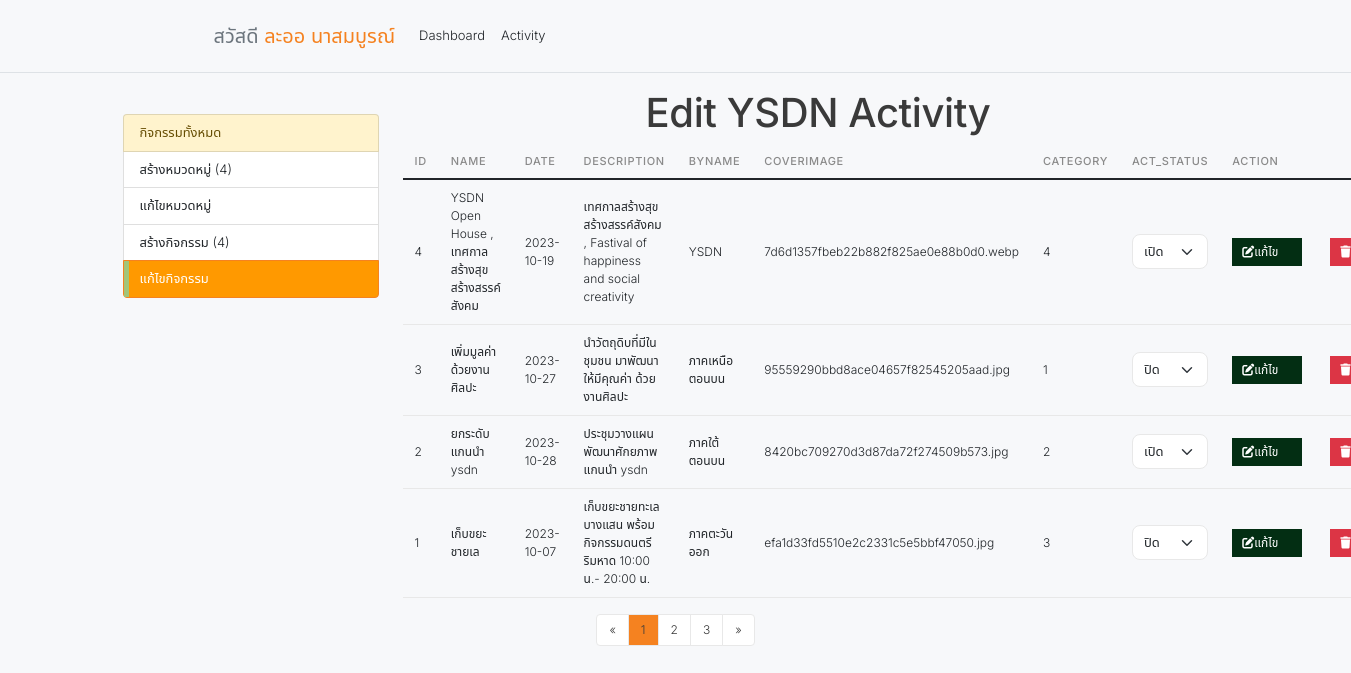
The page /activity/all_edit_activity.php (signed in) on the database its author committed.
### tables this page shows
CREATE TABLE `ysdn_activity` (
  `id` int NOT NULL,
  `name` varchar(255) NOT NULL,
  `date` date NOT NULL,
  `description` text,
  `byname` varchar(255) DEFAULT NULL,
  `coverimage` varchar(255) DEFAULT NULL,
  `category_activity` varchar(255) DEFAULT NULL,
  `is_registration_open` tinyint(1) DEFAULT '1'
);

### src/Database/Db.php (called while the page is built, shortened)
<?php
class Db {
    private static ?PDO $instance = null;
    function __construct() {
        $this->pdo = self::getConnection();
    }
    private static function getConnection(): PDO {
        if (self::$instance === null) {
            $host = $_ENV['DB_HOST'];
            $port = $_ENV['DB_PORT'] ?? '3306';
            $name = $_ENV['DB_NAME'];
            $user = $_ENV['DB_USER'];
            $pass = $_ENV['DB_PASSWORD'];
            try {
                $dsn = "mysql:host={$host};port={$port};dbname={$name};charset=utf8mb4";
                $pdo = new PDO($dsn, $user, $pass);
                $pdo->setAttribute(PDO::ATTR_DEFAULT_FETCH_MODE, PDO::FETCH_ASSOC);
                $pdo->setAttribute(PDO::ATTR_ERRMODE, PDO::ERRMODE_EXCEPTION);
                self::$instance = $pdo;
            } catch (PDOException $e) {
                Logger::error('Database connection failed', ['error' => $e->getMessage()]);
                throw $e;
            }
        }
        return self::$instance;
    }
}

### src/Model/Activitycms.php (called while the page is built, shortened)
<?php
class Activitycms extends Db {
    public function getAllActivities($currentPage = 1, $itemsPerPage = 10) {
        $offset = ($currentPage - 1) * $itemsPerPage;
        $sql = "SELECT ysdn_activity.*, category_activity.name AS category_name, users.nickname
                FROM ysdn_activity
                LEFT JOIN category_activity ON ysdn_activity.category_activity = category_activity.id
                LEFT JOIN users ON ysdn_activity.id = users.id
                ORDER BY ysdn_activity.id DESC
                LIMIT :offset, :itemsPerPage";
        $stmt = $this->pdo->prepare($sql);
        $stmt->bindParam(':offset', $offset, \PDO::PARAM_INT);
        $stmt->bindParam(':itemsPerPage', $itemsPerPage, \PDO::PARAM_INT);
        $stmt->execute();
        $activityData = $stmt->fetchAll();
        return $activityData;
    }
    }

### activity/all_edit_activity.php (the view, shortened to what this page needs)
<!DOCTYPE html>
<html lang="en">
<head>
    <link href="https://cdn.jsdelivr.net/npm/bootstrap@5.1.1/dist/css/bootstrap.min.css" rel="stylesheet">
    <link rel="stylesheet" href="https://cdnjs.cloudflare.com/ajax/libs/font-awesome/6.0.0-beta3/css/all.min.css">
    <link rel="stylesheet" href="style_activity.css">
</head>
<?php
$activityModel = new Activitycms();
$currentPage = isset($_GET['page']) ? (int)$_GET['page'] : 1;
$itemsPerPage = 6;
$activities = $activityModel->getAllActivities($currentPage, $itemsPerPage);
?>
<?php include 'nav_activity.php'; ?>
<body>
    <div class="container">
        <div class="row">
            <div class="col-md-3">
                <?php include 'sidebar.php'; ?>
            </div>
            <div class="col-md-9">
                <h1 class="text-center">Edit YSDN Activity</h1>
                <table class="table">
                    <thead>
                        <tr>
                            <th>ID</th>
                            <th>Name</th>
                            <th>Date</th>
                            <th>Description</th>
                            <th>Byname</th>
                            <th>Coverimage</th>
                            <th>Category</th>
                            <th>Act_status</th>
                            <th>Action</th>
                        </tr>
                    </thead>
                    <tbody>
                        <?php foreach ($activities as $activity) : ?>
                            <tr>
                                <td><?= $activity['id'] ?></td>
                                <td><?= $activity['name'] ?></td>
                                <td><?= $activity['date'] ?></td>
                                <td><?= $activity['description'] ?></td>
                                <td><?= $activity['byname'] ?></td>
                                <td><?= $activity['coverimage'] ?></td>
                                <td><?= $activity['category_activity'] ?></td>
                                <td>
                                    <select name="act_status[]" class="form-select act-status-select" data-activity-id="<?= $activity['id'] ?>">
                                        <option value="1" <?php echo ($activity['is_registration_open'] == 1) ? 'selected' : ''; ?>>เปิด</option>
                                        <option value="2" <?php echo ($activity['is_registration_open'] == 2) ? 'selected' : ''; ?>>ปิด</option>
                                    </select>
                                </td>
                                <td>
                                    <div class="btn-group">
                                        <button onclick="window.location.href='edit_activity.php?id=<?= $activity['id'] ?>'" class="custom-btn edit-btn">
                                            <i class="fas fa-edit"></i> แก้ไข
                                        </button>
                                    </div>
                                </td>
                                <td>
                                    <form action="process_edit_activity.php" method="POST" onsubmit="return confirm('Are you sure?');" class="d-inline-block" enctype="multipart/form-data">
                                        <button type="submit" class="custom-btn delete-btn">
                                            <i class="fas fa-trash"></i> ลบ
                                        </button>
                                    </form>
                                </td>
                            </tr>
                        <?php endforeach; ?>
                    </tbody>
                </table>
            </div>
        </div>
</body>
<nav aria-label="Page navigation" class="pagination-container">
    <ul class="pagination justify-content-center">
        <li class="page-item">
            <a class="page-link" href="?page=<?php echo max(1, $currentPage - 1); ?>" aria-label="Previous">
                <span aria-hidden="true">&laquo;</span>
            </a>
        </li>
        <li class="page-item <?php echo ($currentPage == 1) ? 'active' : ''; ?>">
            <a class="page-link" href="?page=1">1</a>
        </li>
        <li class="page-item <?php echo ($currentPage == 2) ? 'active' : ''; ?>">
            <a class="page-link" href="?page=2">2</a>
        </li>
        <li class="page-item <?php echo ($currentPage == 3) ? 'active' : ''; ?>">
            <a class="page-link" href="?page=3">3</a>
        </li>
        <li class="page-item">
            <a class="page-link" href="?page=<?php echo $currentPage + 1; ?>" aria-label="Next">
                <span aria-hidden="true">&raquo;</span>
            </a>
        </li>
    </ul>
</nav>
</html>

### activity/style_activity.css (style rules this page uses)
body { font-family: Arial, sans-serif; margin: 0; padding: 0; background-color: #f4f4f4; }
.pagination .page-item .page-link { color: #f58220; background-color: #ffffff; border-color: #dee2e6; }
.pagination .page-item.active .page-link { color: #ffffff; background-color: #f58220; }
.custom-btn { display: inline-flex; align-items: center; padding: 5px 10px; border: none; cursor: pointer; font-size: 12px; margin-right: 4px; background: none; outline: none; width: auto; min-width: 70px; box-sizing: border-box; transition: background-color 0.3s ease; }
.edit-btn { background-color: #032e13; color: white; }
.delete-btn { background-color: #dc3545; color: white; }

### theme/css/minimal.css (style rules this page uses)
:root { --font-base: 'Inter', 'Noto Sans Thai', system-ui, sans-serif; --fw-light: 300; --fw-normal: 400; --fw-medium: 500; --fs-base: 13px; --fs-sm: 12px; --fs-lg: 15px; --color-primary: #f58220; --color-text: #3a3a3a; --color-text-muted: #8a8a8a; --color-border: #e8e8e8; --color-bg: #f7f8fa; --color-surface: #ffffff; --radius: 8px; --shadow-sm: 0 1px 3px rgba(0,0,0,.06); }
*, *::before, *::after { box-sizing: border-box; }
body { font-family: var(--font-base) !important; font-weight: var(--fw-light) !important; font-size: var(--fs-base) !important; color: var(--color-text) !important; background-color: var(--color-bg) !important; -webkit-font-smoothing: antialiased; }
h1, h2, h3, h4, h5, h6, .h1, .h2, .h3, .h4, .h5, .h6 { font-family: var(--font-base) !important; font-weight: var(--fw-medium) !important; letter-spacing: -0.01em; }
p, span, td, th, label, a, li, input, select, textarea, button { font-family: var(--font-base) !important; font-weight: var(--fw-light) !important; }
.table { font-size: var(--fs-sm) !important; font-weight: var(--fw-light) !important; }
.table thead th { font-size: 11px !important; font-weight: var(--fw-medium) !important; text-transform: uppercase; letter-spacing: .06em; color: var(--color-text-muted) !important; border-bottom: 1px solid var(--color-border) !important; padding: 8px 12px !important; }
.table td { padding: 9px 12px !important; vertical-align: middle !important; border-color: var(--color-border) !important; }
.form-control, .form-select { font-size: var(--fs-base) !important; font-weight: var(--fw-light) !important; border: 1px solid var(--color-border) !important; border-radius: var(--radius) !important; padding: 7px 11px !important; box-shadow: none !important; transition: border-color .15s; }
.pagination .page-link { font-size: var(--fs-sm) !important; color: var(--color-text) !important; border-color: var(--color-border) !important; }

### rows shown on the page
ysdn_activity: id "4", name "YSDN Open House , เทศกาลสร้างสุข สร้างสรรค์สังคม", date "2023-10-19", description "เทศกาลสร้างสุข สร้างสรรค์สังคม , Fastival of happiness and social creativity", byname "YSDN", coverimage "7d6d1357fbeb22b882f825ae0e88b0d0.webp", category_activity "4", is_registration_open+id "เปิด"
ysdn_activity: id "3", name "เพิ่มมูลค่าด้วยงานศิลปะ", date "2023-10-27", description "นำวัตถุดิบที่มีในชุมชน มาพัฒนาให้มีคุณค่า ด้วยงานศิลปะ", byname "ภาคเหนือตอนบน", coverimage "95559290bbd8ace04657f82545205aad.jpg", category_activity "1", is_registration_open+id "ปิด"
ysdn_activity: id "2", name "ยกระดับแกนนำ ysdn", date "2023-10-28", description "ประชุมวางแผนพัฒนาศักยภาพแกนนำ ysdn", byname "ภาคใต้ตอนบน", coverimage "8420bc709270d3d87da72f274509b573.jpg", category_activity "2", is_registration_open+id "เปิด"
ysdn_activity: id "1", name "เก็บขยะชายเล", date "2023-10-07", description "เก็บขยะชายทะเลบางแสน พร้อมกิจกรรมดนตรีริมหาด 10:00 น.- 20:00 น.", byname "ภาคตะวันออก", coverimage "efa1d33fd5510e2c2331c5e5bbf47050.jpg", category_activity "3", is_registration_open+id "ปิด"

### other values the page prints
$_SESSION['name'] "ละออ นาสมบูรณ์"
$totalCategory "4"
$activitiesCount "4"
